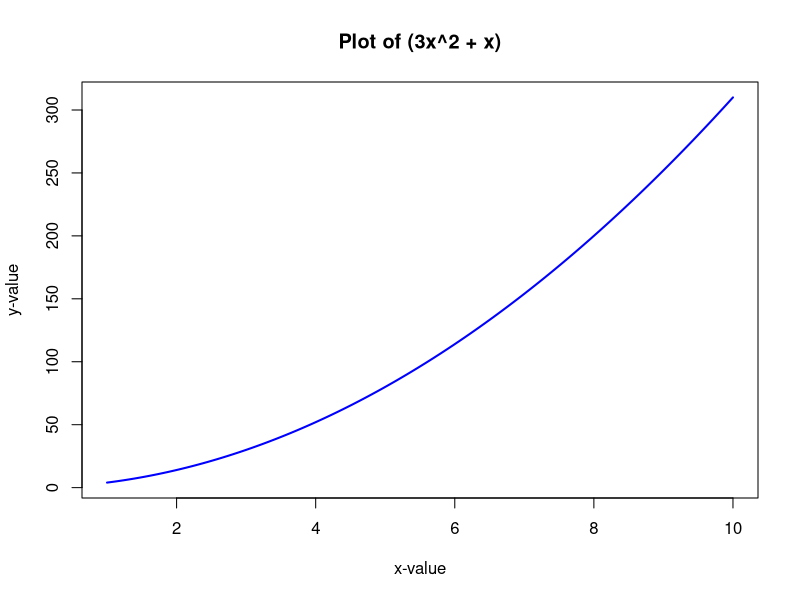
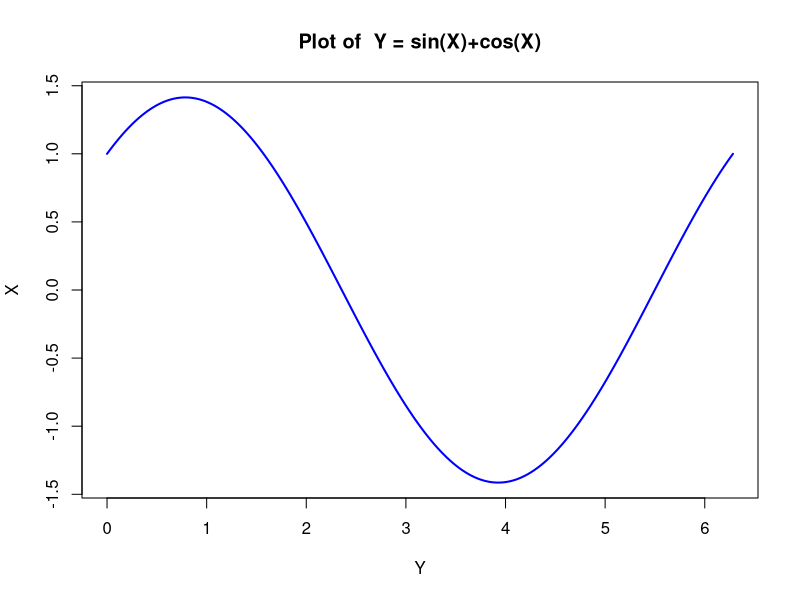

Write R code to recreate these figures, in order.
## ---- chunk 1
#| label: R is a calculator

2 + 8
13 * 10
## ---- chunk 2
#| label: calculations part 2
 
x <- 3
y <- 7
x + y
y^x
## ---- chunk 3
#| label: calculations part 3

x <- c(1, 2, 3)
y <- c(4, 5, 6)

x + y
x/y
## ---- chunk 4
#| label: create a matrix

m <- matrix(
  c(1, 2, 3, 4, 5, 6, 7, 8, 9),
  nrow = 3,
  ncol = 3
)
print(m)
## ---- chunk 5
#| label: print hello world again

hello <- "Hello World!"
print(hello)
## ---- chunk 6
curve(expr = 3*x^2 + x, 
      from=1, to=10, 
      n=300, 
      xlab="x-value", ylab="y-value", 
      col="blue", 
      lwd=2, 
      main="Plot of (3x^2 + x)")
## ---- chunk 7
#| label: sin x plus cos x

sin_plus_cos <- function(x){
  y <- sin(x) + cos(x)
  return(y)
}
## ---- chunk 8
#| label: call a function

sin_plus_cos(y)
## ---- chunk 9
#| label: plotting our custom function
curve(sin_plus_cos, 
      from=0, to=2*pi, 
      n=200, 
      xlab="Y", ylab="X", 
      col="blue",
      lwd=2, 
      main="Plot of  Y = sin(X)+cos(X)")
